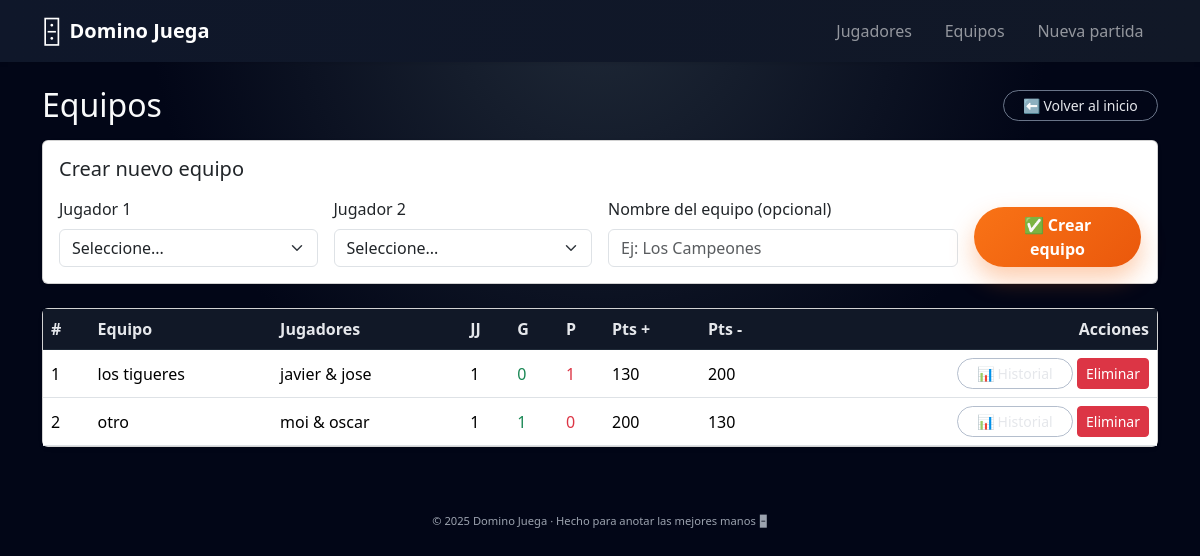
The page /teams on the database its author committed.
### models.py (models this page shows, shortened)
class Team(db.Model):
    __tablename__ = "teams"
    id = db.Column(db.Integer, primary_key=True)
    name = db.Column(db.String(100), nullable=False)
    player1_id = db.Column(db.Integer, db.ForeignKey("players.id"), nullable=False)
    player2_id = db.Column(db.Integer, db.ForeignKey("players.id"), nullable=False)
    player1 = db.relationship("Player", foreign_keys=[player1_id])
    player2 = db.relationship("Player", foreign_keys=[player2_id])
    games_played = db.Column(db.Integer, default=0)
    games_won = db.Column(db.Integer, default=0)
    games_lost = db.Column(db.Integer, default=0)
    points_for = db.Column(db.Integer, default=0)
    points_against = db.Column(db.Integer, default=0)

class Player(db.Model):
    __tablename__ = "players"
    id = db.Column(db.Integer, primary_key=True)
    name = db.Column(db.String(100), nullable=False, unique=True)
    active = db.Column(db.Boolean, default=True)

### app.py (the view, shortened to what this page needs)
    @app.route("/teams", methods=["GET", "POST"])
    def teams():
        players_list = Player.query.filter_by(active=True).order_by(Player.name).all()
        teams_list = Team.query.order_by(Team.name).all()
        return render_template("teams.html", teams=teams_list, players=players_list)

### templates/teams.html (shortened to what this page needs)
{% extends "base.html" %}
{% block content %}
<div class="d-flex justify-content-between align-items-center mb-3">
  <h2 class="mb-0">Equipos</h2>
  <a href="{{ url_for('index') }}" class="btn btn-domino-outline btn-sm">
    ⬅ Volver al inicio
  </a>
</div>
<div class="card shadow-sm hover-lift mb-4">
  <div class="card-body">
    <h5 class="card-title mb-3">Crear nuevo equipo</h5>
    <form method="post" class="row g-3">
      <div class="col-md-3">
        <label class="form-label">Jugador 1</label>
        <select name="player1_id" class="form-select">
          <option value="">Seleccione...</option>
        </select>
      </div>
      <div class="col-md-3">
        <label class="form-label">Jugador 2</label>
        <select name="player2_id" class="form-select">
          <option value="">Seleccione...</option>
        </select>
      </div>
      <div class="col-md-4">
        <label class="form-label">Nombre del equipo (opcional)</label>
        <input type="text" name="name" class="form-control" placeholder="Ej: Los Campeones">
      </div>
      <div class="col-md-2 d-flex align-items-end">
        <button type="submit" class="btn btn-domino-primary w-100">
          ✅ Crear equipo
        </button>
      </div>
    </form>
  </div>
</div>
<div class="card shadow-sm hover-lift">
  <div class="card-body p-0">
    <div class="table-responsive">
      <table class="table table-hover mb-0 align-middle">
        <thead class="table-light">
          <tr>
            <th>#</th>
            <th>Equipo</th>
            <th>Jugadores</th>
            <th>JJ</th>
            <th>G</th>
            <th>P</th>
            <th>Pts +</th>
            <th>Pts -</th>
            <th class="text-end">Acciones</th>
          </tr>
        </thead>
        <tbody>
        {% for t in teams %}
          <tr>
            <td>{{ t.id }}</td>
            <td>{{ t.name }}</td>
            <td>{{ t.player1.name }} &amp; {{ t.player2.name }}</td>
            <td>{{ t.games_played }}</td>
            <td class="text-success">{{ t.games_won }}</td>
            <td class="text-danger">{{ t.games_lost }}</td>
            <td>{{ t.points_for }}</td>
            <td>{{ t.points_against }}</td>
            <td class="text-end">
              <a href="{{ url_for('team_stats', team_id=t.id) }}" class="btn btn-sm btn-domino-outline">
                📊 Historial
              </a>
              <form method="post" action="{{ url_for('delete_team', team_id=t.id) }}" class="d-inline" onsubmit="return confirm('¿Seguro que deseas eliminar este equipo?');">
                <button type="submit" class="btn btn-sm btn-danger">
                  Eliminar
                </button>
              </form>
            </td>
          </tr>
        {% else %}
          <tr>
            <td colspan="9" class="text-center py-3 text-muted">
              Aún no hay equipos creados. Crea el primero arriba. 👆
            </td>
          </tr>
        {% endfor %}
        </tbody>
      </table>
    </div>
  </div>
</div>
{% endblock %}

### templates/base.html (shortened to what this page needs)
<!DOCTYPE html>
<html lang="es">
<head>
    <link
      href="https://cdn.jsdelivr.net/npm/bootstrap@5.3.3/dist/css/bootstrap.min.css"
      rel="stylesheet"
    >
    <link rel="stylesheet" href="{{ url_for('static', filename='style.css') }}">
</head>
<body class="bg-domino">
<nav class="navbar navbar-expand-lg navbar-dark bg-navbar shadow-sm">
  <div class="container">
    <a class="navbar-brand d-flex align-items-center" href="{{ url_for('index') }}">
      <span class="brand-icon me-2">🁫</span>
      <span class="fw-bold">Domino Juega</span>
    </a>
    <div class="collapse navbar-collapse justify-content-end" id="mainNav">
      <ul class="navbar-nav">
        <li class="nav-item">
          <a class="nav-link nav-link-pill" href="{{ url_for('players') }}">Jugadores</a>
        </li>
        <li class="nav-item">
          <a class="nav-link nav-link-pill" href="{{ url_for('teams') }}">Equipos</a>
        </li>
        <li class="nav-item">
          <a class="nav-link nav-link-pill" href="{{ url_for('new_match') }}">Nueva partida</a>
        </li>
      </ul>
    </div>
  </div>
</nav>
<main class="py-4">
  <div class="container">
      {% block content %}{% endblock %}
  </div>
</main>
<footer class="footer-domino text-center mt-4 py-3">
  <small>© {{ 2025 }} Domino Juega · Hecho para anotar las mejores manos 🁢</small>
</footer>
</body>
</html>

### static/style.css (style rules this page uses)
.bg-domino { background: radial-gradient(circle at top, #1f2937 0, #020617 45%, #020617 100%); min-height: 100vh; color: #f9fafb; }
.bg-navbar { background: linear-gradient(90deg, #0f172a, #111827); }
.navbar-brand .brand-icon { font-size: 1.5rem; }
.nav-link-pill { padding: 0.35rem 0.9rem !important; border-radius: 999px; margin-left: 0.25rem; transition: background-color 0.2s ease, transform 0.15s ease; }
.btn-domino-primary { background: linear-gradient(135deg, #f97316, #ea580c); border: none; color: #fff; font-weight: 600; border-radius: 999px; padding-inline: 1.4rem; box-shadow: 0 12px 25px rgba(248, 113, 22, 0.35); transition: transform 0.15s ease, box-shadow 0.15s ease, filter 0.15s ease; }
.btn-domino-outline { border-radius: 999px; border: 1px solid rgba(148, 163, 184, 0.7); color: #e5e7eb; background: transparent; font-weight: 500; padding-inline: 1.2rem; transition: background-color 0.15s ease, color 0.15s ease, transform 0.15s ease; }
.hover-lift { transition: transform 0.18s ease, box-shadow 0.18s ease, border-color 0.18s ease; }
.footer-domino { color: #9ca3af; font-size: 0.8rem; }
.table { color: #e5e7eb; }
.table thead.table-light th { background-color: #111827; color: #e5e7eb; border-color: #1f2937; }

### rows shown on the page
Team: id "1", name "los tigueres", player1.name "javier", player2.name "jose", games_played "1", games_won "0", games_lost "1", points_for "130", points_against "200"
Team: id "2", name "otro", player1.name "moi", player2.name "oscar", games_played "1", games_won "1", games_lost "0", points_for "200", points_against "130"

### other values the page prints
{{ 2025 }} "2025"
